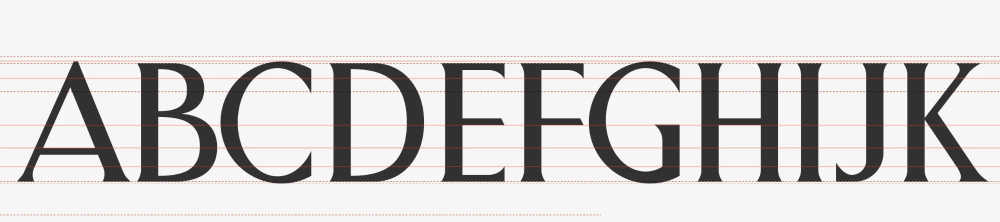
#> input picture reference/regular/caps-A-K.webp, 2000 x 443 px (shown at 1/2 size)
$ python measure_sheet.py ../reference/regular/caps-A-K.webp --cap-top 5 --baseline 5
#> lines starting #> are read from the running program, lines starting #| are printed output that depends on the picture; after the words box and inside, x2 and y2 are one past the last pixel; in counts of white or black regions, pixels touching at a corner belong together
#!/usr/bin/env python3
"""Đo ảnh bảng chữ (specimen sheet) của Dizai Serif.

Chỉ dùng để chẩn đoán từ ảnh khi chưa có file nguồn (.glyphs / .ufo / Figma).
Mọi số đo quy về đơn vị font với cap height = 700 (UPM 1000).
Độ chính xác: ±1 px ảnh ≈ ±3 u. Số đo ngang trên nét chéo / nét tròn là
bề ngang cắt ngang, KHÔNG phải độ dày vuông góc nét.

Cách dùng:
    python3 tools/measure_sheet.py reference/regular/caps-A-K.webp \
        --cap-top 126 --baseline 362 --names "A B C D E F G H I J K"

    # Profile loe chân của một thân (cột x0..x1 tính bằng px ảnh):
    python3 tools/measure_sheet.py reference/regular/caps-A-K.webp \
        --cap-top 126 --baseline 362 --profile 1595 1643
"""
import argparse

import numpy as np
from PIL import Image


def load_ink(path):
#> called with path = '../reference/regular/caps-A-K.webp'
    im = np.asarray(Image.open(path).convert("RGB")).astype(int)
    r, g, b = im[..., 0], im[..., 1], im[..., 2]
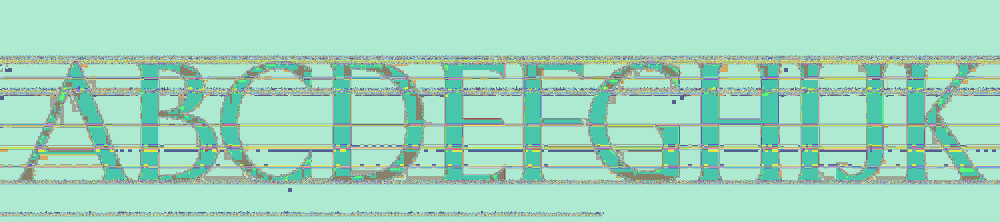
#> r: shape (443, 2000) int64 (shown at 1/2 size); 241 distinct labels, from 14 to 255; one colour per label, 0 black
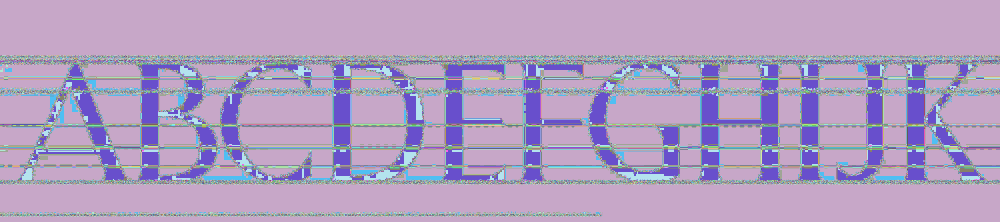
#> g: shape (443, 2000) int64 (shown at 1/2 size); 244 distinct labels, from 12 to 255; one colour per label, 0 black
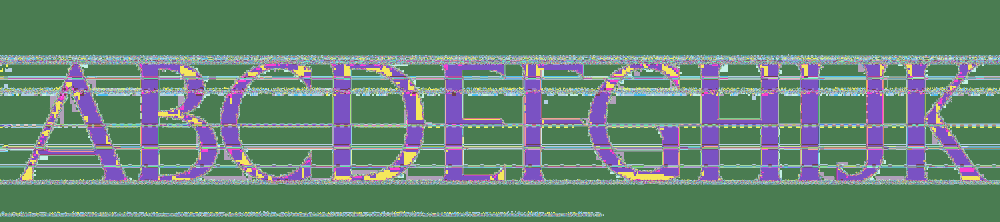
#> b: shape (443, 2000) int64 (shown at 1/2 size); 247 distinct labels, from 7 to 255; one colour per label, 0 black
    return (r < 110) & (g < 110) & (b < 110)
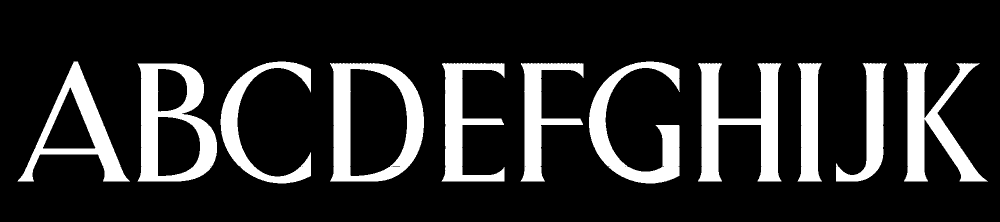
#> returned value: shape (443, 2000) bool (shown at 1/2 size); 16.5% white; 11 white regions, largest, box (x1, y1, x2, y2) and area: (660, 126, 848, 363) 17689, (275, 127, 434, 363) 17668, (1396, 126, 1563, 363) 17647


def runs(line):
    out, s = [], None
    for i, v in enumerate(line):
        if v and s is None:
            s = i
        if not v and s is not None:
            out.append((s, i - s))
            s = None
    if s is not None:
        out.append((s, len(line) - s))
    return out


def glyph_columns(ink):
    return runs(ink.any(0))


def main():
    ap = argparse.ArgumentParser()
    ap.add_argument("image")
    ap.add_argument("--cap-top", type=int, required=True, help="y px của cap line (nét thẳng)")
    ap.add_argument("--baseline", type=int, required=True, help="y px của baseline")
    ap.add_argument("--names", default="", help="tên glyph theo thứ tự trái → phải")
    ap.add_argument("--profile", nargs=2, type=int, metavar=("X0", "X1"))
    a = ap.parse_args()

    ink = load_ink(a.image)
#> (the run stopped early here; a loop or call above may not have finished)

$ run again, with reference/regular/caps-S-Z.webp copied over reference/regular/caps-A-K.webp
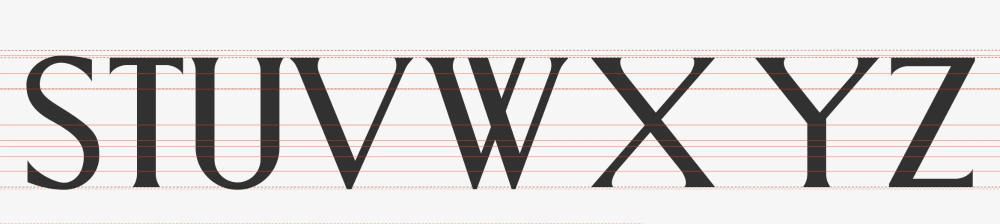
#> input picture reference/regular/caps-S-Z.webp, 2000 x 447 px (shown at 1/2 size)
#> r: shape (447, 2000) int64; 230 distinct labels, from 25 to 255
#> g: shape (447, 2000) int64; 233 distinct labels, from 21 to 255
#> in load_ink, `r, g, b = im[..., 0], im[..., 1], im[..., 2]`:
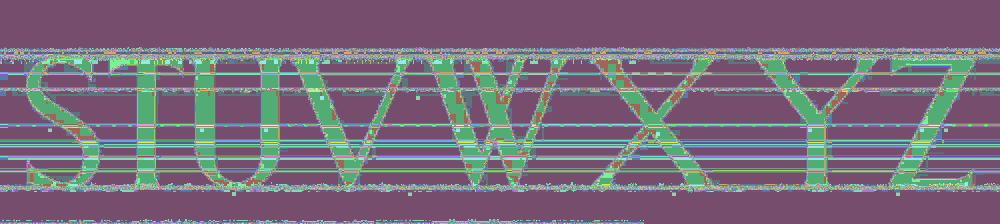
#> b: shape (447, 2000) int64 (shown at 1/2 size); 237 distinct labels, from 18 to 255; one colour per label, 0 black
#> in load_ink, `return (r < 110) & (g < 110) & (b < 110)`:
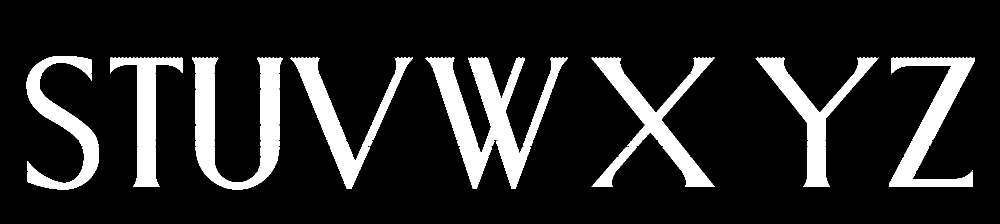
#> returned value: shape (447, 2000) bool (shown at 1/2 size); 14.2% white; 42 white regions (2 under 20 px), largest, box (x1, y1, x2, y2) and area: (1778, 115, 1949, 374) 14911, (1183, 115, 1429, 280) 10305, (1511, 115, 1757, 280) 9639
